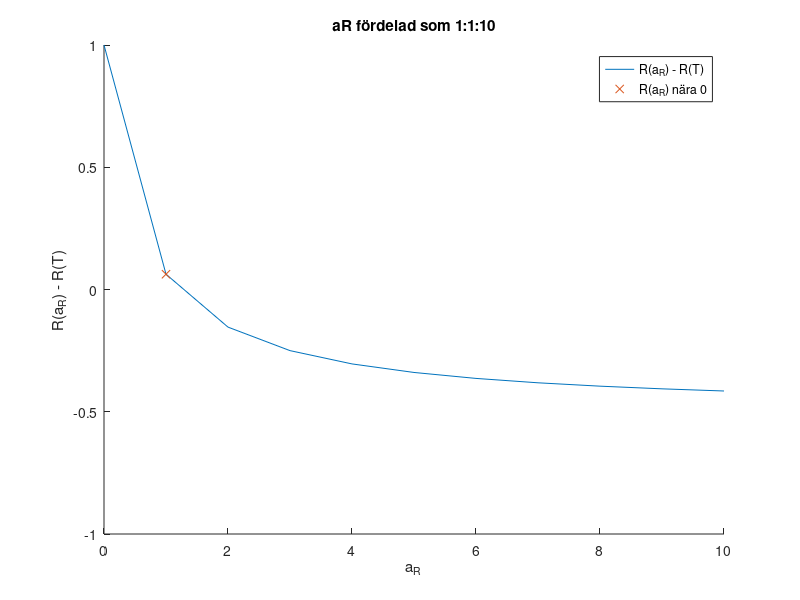

The MATLAB source for this figure:
clc 
clearvars
close all
%% U6B: Startgissningsvärde och förbättring med Newton Raphson
% Samma som U6A fast T = 2

%% Initialdata
h = 1;
aR = (0:h:10);
aL = 0.4;
wR = 3; 
wL = 1; 
b = 1; 

%% Funktioner
RT = 1;
R   = @(aR) b.*( 2*(aR+aL)+(wR+wL) )    ./ (2.*( 2*(aR-aL)+(wR-wL) ) ) - RT;
dR  = @(aR) -2*b.*(2*aL+wL)             ./ ( 2*(aR-aL)+(wR-wL) ).^2;

%% Hitta start-gissnings-värde
Rlist = R(aR);                          % alla y-led värden
[Rmin, Rmin_index] = min(abs(Rlist));   % index där y är närmast 0
aR_start = aR(Rmin_index);              % index i aR där y är närmast 0

%% Newton-Raphson
aRlist = zeros();   aRlist(1) = aR_start;
error = zeros();
konvergens = zeros();

for i = 1:5
    aRlist(i+1) = aRlist(i) - R(aRlist(i)) / dR(aRlist(i)); % NR
    error(i) = abs(aRlist(i+1)-aRlist(i));                  % Fel
    
    if i >= 3
        konvergens(i-2) = log(error(i)/error(i-1)) / log(error(i-1)/error(i-2));
    end
end

%% Plottar
fprintf('R(aR) - R(T) så nära 0 som möjligt när aR = %.2f\n', aR_start);
fprintf('Förbättrad värde på aR = %.2f\n', aRlist(end));
fprintf('Konvergensen för NR är: \n')
fprintf('%.2f\n', konvergens(1,:))

hold on
    plot(aR, Rlist)
    plot(aR_start, Rmin, 'x')
    legend('R(a_R) - R(T)', 'R(a_R) nära 0')
    xlabel('a_R')
    ylabel('R(a_R) - R(T)')
    title('aR fördelad som 1:1:10')
hold off
